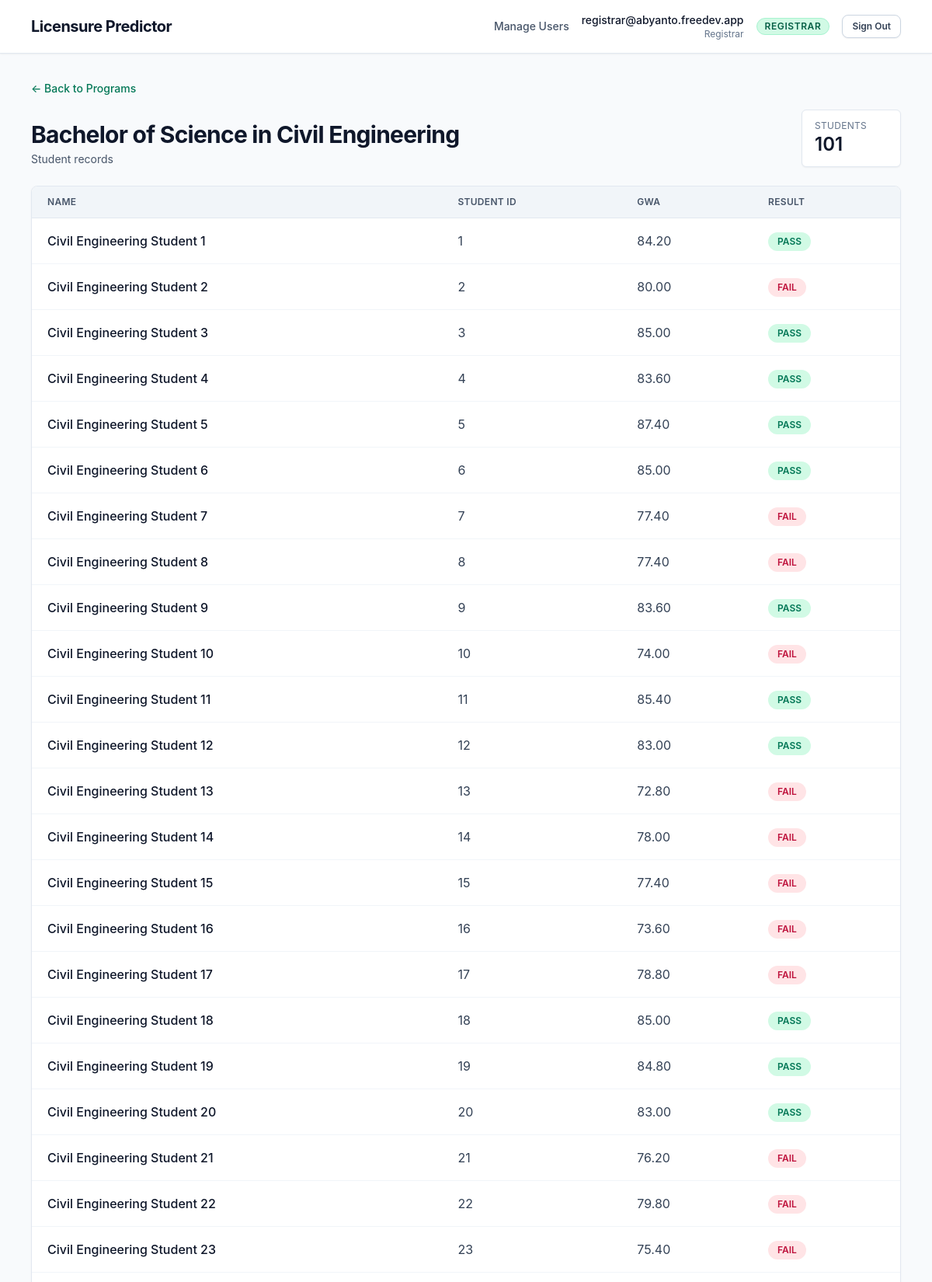
Page /students.php?program=Bachelor+of+Science+in+Civil+Engineering (signed in, upper part) on the committed database.
### tables this page shows
CREATE TABLE users (
  id INT UNSIGNED AUTO_INCREMENT PRIMARY KEY,
  email VARCHAR(191) NOT NULL UNIQUE,
  password VARCHAR(255) NOT NULL,
  account_type ENUM('registrar', 'program chair') NOT NULL,
  program VARCHAR(160) NULL,
  created_at TIMESTAMP NOT NULL DEFAULT CURRENT_TIMESTAMP,
  updated_at TIMESTAMP NOT NULL DEFAULT CURRENT_TIMESTAMP ON UPDATE CURRENT_TIMESTAMP
);

CREATE TABLE students (
  id INT UNSIGNED AUTO_INCREMENT PRIMARY KEY,
  student_id VARCHAR(30) NOT NULL UNIQUE,
  full_name VARCHAR(120) NOT NULL,
  gwa DECIMAL(5,2) NOT NULL,
  licensure_result ENUM('PASS', 'FAIL') NOT NULL DEFAULT 'FAIL',
  major_average DECIMAL(4,2) NULL,
  program VARCHAR(160) NOT NULL,
  city_municipality VARCHAR(120) NULL,
  province VARCHAR(120) NULL,
  postal_code VARCHAR(20) NULL,
  age TINYINT UNSIGNED NULL,
  sex ENUM('Male', 'Female') NULL,
  secondary_school_name VARCHAR(180) NULL,
  secondary_school_type ENUM('Private', 'Public') NULL,
  father_educational_attainment VARCHAR(80) NULL,
  mother_educational_attainment VARCHAR(80) NULL,
  monthly_family_income VARCHAR(80) NULL,
  created_at TIMESTAMP NOT NULL DEFAULT CURRENT_TIMESTAMP,
  updated_at TIMESTAMP NOT NULL DEFAULT CURRENT_TIMESTAMP ON UPDATE CURRENT_TIMESTAMP
);

### functions.php (called while the page is built, shortened)
<?php
function e(?string $value): string
{
    return htmlspecialchars((string) $value, ENT_QUOTES, 'UTF-8');
}
function getLoggedInUser(?PDO $pdo = null): ?array
{
    if ($pdo !== null) {
        $statement = $pdo->prepare('SELECT id, email, account_type, program FROM users WHERE id = :id LIMIT 1');
        $statement->execute(['id' => (int) $_SESSION['user_id']]);
        $user = $statement->fetch();
    }
    return $_SESSION['user'] ?? null;
}

### students.php (the view, shortened to what this page needs)
<?php
require __DIR__ . '/functions.php';
$program = $_GET['program'] ?? '';
$user = getLoggedInUser($pdo);
$isRegistrar = $user['account_type'] === 'registrar';
$statement = $pdo->prepare(
    'SELECT id, student_id, full_name, gwa, licensure_result
     FROM students
     WHERE program = :program
     ORDER BY CAST(student_id AS UNSIGNED), student_id'
);
$statement->execute(['program' => $program]);
$students = $statement->fetchAll();
$roleBadgeClass = $isRegistrar ? 'bg-emerald-100 text-emerald-800 border-emerald-200' : 'bg-indigo-100 text-indigo-800 border-indigo-200';
?>
<!doctype html>
<html lang="en">
<head>
    <script src="https://cdn.tailwindcss.com"></script>
    <link rel="stylesheet" href="assets/app.css">
</head>
<body class="min-h-screen bg-slate-50 text-slate-900">
    <header class="border-b border-slate-200 bg-white shadow-sm">
        <div class="mx-auto max-w-6xl px-4 py-4 flex items-center justify-between">
            <div class="flex items-center gap-3">
                <span class="text-xl font-bold tracking-tight text-slate-900">Licensure Predictor</span>
            </div>
            <div class="flex items-center gap-4">
                <?php if ($isRegistrar): ?>
                    <a href="users.php" class="text-sm font-medium text-slate-600 hover:text-slate-900 transition">Manage Users</a>
                <?php endif; ?>
                <div class="text-right hidden sm:block">
                    <p class="text-sm font-medium text-slate-900"><?= e($user['email']) ?></p>
                    <p class="text-xs text-slate-500 capitalize"><?= e($user['account_type']) ?></p>
                </div>
                <span class="inline-flex items-center rounded-full border px-2.5 py-0.5 text-xs font-semibold uppercase tracking-wider <?= $roleBadgeClass ?>">
                    <?= e($user['account_type']) ?>
                </span>
                <a href="logout.php" class="rounded-lg border border-slate-300 bg-white px-3 py-1.5 text-xs font-semibold text-slate-700 shadow-sm hover:bg-slate-100 transition">Sign Out</a>
            </div>
        </div>
    </header>
    <main class="mx-auto max-w-6xl px-4 py-8">
        <div class="mb-6">
            <a href="index.php" class="inline-flex items-center gap-1 text-sm font-medium text-emerald-700 hover:text-emerald-800 transition">
                &larr; Back to Programs
            </a>
            <div class="mt-4 flex flex-col gap-3 sm:flex-row sm:items-end sm:justify-between">
                <div>
                    <h1 class="text-3xl font-bold tracking-tight"><?= e($program) ?></h1>
                    <p class="mt-1 text-sm text-slate-600">Student records</p>
                </div>
                <div class="rounded-md border border-slate-200 bg-white px-4 py-3 shadow-sm min-w-32">
                    <p class="text-xs uppercase tracking-wide text-slate-500">Students</p>
                    <p class="text-2xl font-semibold"><?= count($students) ?></p>
                </div>
            </div>
        </div>
        <section class="overflow-hidden rounded-lg border border-slate-200 bg-white shadow-sm">
            <div class="overflow-x-auto">
                <table class="min-w-full divide-y divide-slate-200">
                    <thead class="bg-slate-100">
                        <tr>
                            <th class="px-5 py-3 text-left text-xs font-semibold uppercase tracking-wide text-slate-600">Name</th>
                            <th class="px-5 py-3 text-left text-xs font-semibold uppercase tracking-wide text-slate-600">Student ID</th>
                            <th class="px-5 py-3 text-left text-xs font-semibold uppercase tracking-wide text-slate-600">GWA</th>
                            <th class="px-5 py-3 text-left text-xs font-semibold uppercase tracking-wide text-slate-600">Result</th>
                        </tr>
                    </thead>
                    <tbody class="divide-y divide-slate-100">
                        <?php if (count($students) === 0): ?>
                            <tr>
                                <td colspan="4" class="px-5 py-8 text-center text-slate-500">
                                    No students found for this program.
                                </td>
                            </tr>
                        <?php else: ?>
                            <?php foreach ($students as $student): ?>
                                <tr class="cursor-pointer transition hover:bg-emerald-50" data-href="student.php?id=<?= (int) $student['id'] ?>" tabindex="0">
                                    <td class="whitespace-nowrap px-5 py-4 font-medium"><?= e($student['full_name']) ?></td>
                                    <td class="whitespace-nowrap px-5 py-4 text-slate-700"><?= e($student['student_id']) ?></td>
                                    <td class="whitespace-nowrap px-5 py-4 text-slate-700"><?= number_format((float) $student['gwa'], 2) ?></td>
                                    <td class="whitespace-nowrap px-5 py-4">
                                        <span class="inline-flex rounded-full px-3 py-1 text-xs font-semibold <?= $student['licensure_result'] === 'PASS' ? 'bg-emerald-100 text-emerald-700' : 'bg-rose-100 text-rose-700' ?>">
                                            <?= e($student['licensure_result']) ?>
                                        </span>
                                    </td>
                                </tr>
                            <?php endforeach; ?>
                        <?php endif; ?>
                    </tbody>
                </table>
            </div>
        </section>
    </main>
</body>
</html>

### assets/app.css (style rules this page uses)
html { color-scheme: light; }
body { font-family: Inter, ui-sans-serif, system-ui, -apple-system, BlinkMacSystemFont, "Segoe UI", sans-serif; }

### rows in the picture
users: email "registrar@abyanto.freedev.app", account_type "Registrar", account_type "REGISTRAR"
students: full_name "Civil Engineering Student 1", student "1", gwa "84.20", licensure_result "PASS"
students: full_name "Civil Engineering Student 2", student "2", gwa "80.00", licensure_result "FAIL"
students: full_name "Civil Engineering Student 3", student "3", gwa "85.00", licensure_result "PASS"
students: full_name "Civil Engineering Student 4", student "4", gwa "83.60", licensure_result "PASS"
students: full_name "Civil Engineering Student 5", student "5", gwa "87.40", licensure_result "PASS"
students: full_name "Civil Engineering Student 6", student "6", gwa "85.00", licensure_result "PASS"
students: full_name "Civil Engineering Student 7", student "7", gwa "77.40", licensure_result "FAIL"
students: full_name "Civil Engineering Student 8", student "8", gwa "77.40", licensure_result "FAIL"
students: full_name "Civil Engineering Student 9", student "9", gwa "83.60", licensure_result "PASS"
students: full_name "Civil Engineering Student 10", student "10", gwa "74.00", licensure_result "FAIL"
students: full_name "Civil Engineering Student 11", student "11", gwa "85.40", licensure_result "PASS"
students: full_name "Civil Engineering Student 12", student "12", gwa "83.00", licensure_result "PASS"
students: full_name "Civil Engineering Student 13", student "13", gwa "72.80", licensure_result "FAIL"
students: full_name "Civil Engineering Student 14", student "14", gwa "78.00", licensure_result "FAIL"
students: full_name "Civil Engineering Student 15", student "15", gwa "77.40", licensure_result "FAIL"
students: full_name "Civil Engineering Student 16", student "16", gwa "73.60", licensure_result "FAIL"
students: full_name "Civil Engineering Student 17", student "17", gwa "78.80", licensure_result "FAIL"
students: full_name "Civil Engineering Student 18", student "18", gwa "85.00", licensure_result "PASS"
students: full_name "Civil Engineering Student 19", student "19", gwa "84.80", licensure_result "PASS"
students: full_name "Civil Engineering Student 20", student "20", gwa "83.00", licensure_result "PASS"
students: full_name "Civil Engineering Student 21", student "21", gwa "76.20", licensure_result "FAIL"
students: full_name "Civil Engineering Student 22", student "22", gwa "79.80", licensure_result "FAIL"
students: full_name "Civil Engineering Student 23", student "23", gwa "75.40", licensure_result "FAIL"

### other values in the picture
$program "Bachelor of Science in Civil Engineering"
count($students) "101"
